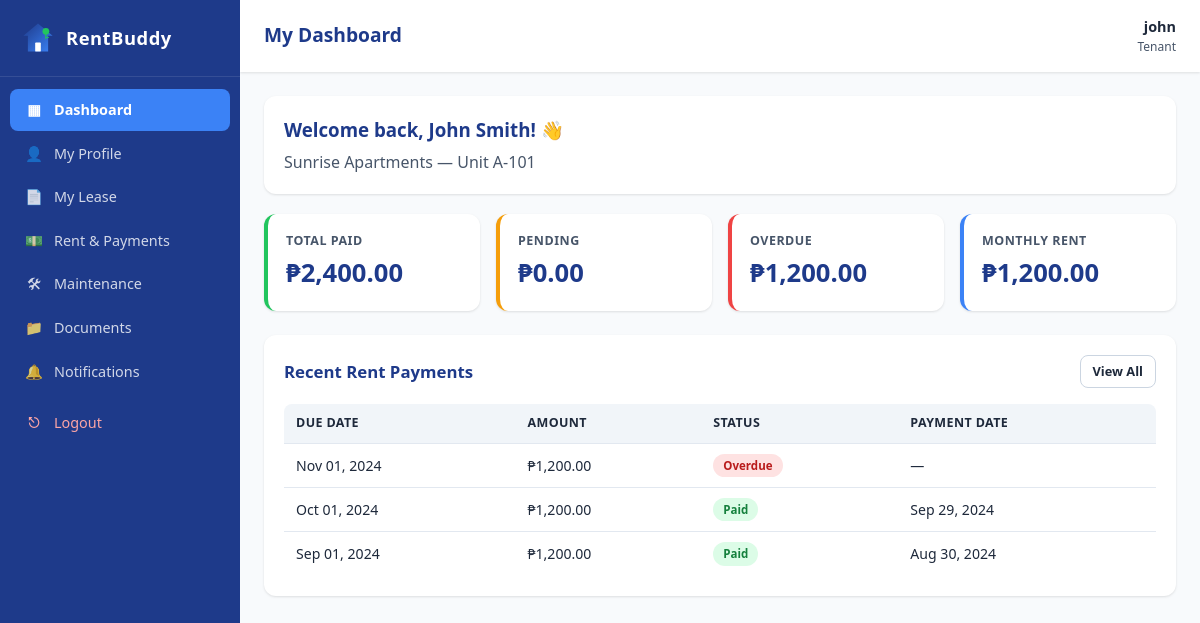
The page /tenant/dashboard.php (signed in) on the database its author committed.
### tables this page shows
CREATE TABLE `tenants` (
  `id` int(11) NOT NULL,
  `full_name` varchar(100) NOT NULL,
  `contact_number` varchar(20) DEFAULT NULL,
  `email` varchar(100) DEFAULT NULL,
  `address` varchar(255) DEFAULT NULL,
  `unit_id` int(11) DEFAULT NULL,
  `created_at` timestamp NOT NULL DEFAULT current_timestamp()
);

CREATE TABLE `properties` (
  `id` int(11) NOT NULL,
  `name` varchar(100) NOT NULL,
  `address` varchar(255) NOT NULL,
  `city` varchar(100) DEFAULT NULL,
  `description` text DEFAULT NULL,
  `created_at` timestamp NOT NULL DEFAULT current_timestamp()
);

CREATE TABLE `units` (
  `id` int(11) NOT NULL,
  `property_id` int(11) NOT NULL,
  `unit_number` varchar(20) NOT NULL,
  `bedrooms` int(11) DEFAULT 1,
  `bathrooms` int(11) DEFAULT 1,
  `monthly_rent` decimal(10,2) NOT NULL,
  `status` enum('available','occupied','maintenance') DEFAULT 'available',
  `created_at` timestamp NOT NULL DEFAULT current_timestamp()
);

CREATE TABLE `leases` (
  `id` int(11) NOT NULL,
  `tenant_id` int(11) NOT NULL,
  `unit_id` int(11) NOT NULL,
  `start_date` date NOT NULL,
  `end_date` date NOT NULL,
  `monthly_rent` decimal(10,2) NOT NULL,
  `deposit` decimal(10,2) DEFAULT 0.00,
  `status` enum('active','expiring','expired','terminated') DEFAULT 'active',
  `created_at` timestamp NOT NULL DEFAULT current_timestamp()
);

CREATE TABLE `rent_payments` (
  `id` int(11) NOT NULL,
  `tenant_id` int(11) NOT NULL,
  `lease_id` int(11) DEFAULT NULL,
  `amount` decimal(10,2) NOT NULL,
  `due_date` date NOT NULL,
  `payment_date` datetime DEFAULT NULL,
  `submitted_at` datetime DEFAULT NULL,
  `verified_by` varchar(100) DEFAULT NULL,
  `payment_method` varchar(50) DEFAULT 'demo',
  `reference_no` varchar(50) DEFAULT NULL,
  `transaction_ref` varchar(100) DEFAULT NULL,
  `status` enum('paid','unpaid','pending','overdue') DEFAULT 'unpaid',
  `notes` text DEFAULT NULL,
  `created_at` timestamp NOT NULL DEFAULT current_timestamp()
);

### tenant/dashboard.php (the view, shortened to what this page needs)
<?php
require_once __DIR__ . '/../includes/auth.php';
$uid = current_user()['tenant_id'];
$tenant = $pdo->prepare("SELECT t.*, u.unit_number, u.monthly_rent AS unit_rent, p.name AS property_name
                         FROM tenants t
                         LEFT JOIN units u ON u.id = t.unit_id
                         LEFT JOIN properties p ON p.id = u.property_id
                         WHERE t.id = ?");
$tenant->execute([$uid]);
$tenant = $tenant->fetch();
$lease = $pdo->prepare("SELECT * FROM leases WHERE tenant_id = ? ORDER BY end_date DESC LIMIT 1");
$lease->execute([$uid]);
$lease = $lease->fetch();
$payments = $pdo->prepare("SELECT * FROM rent_payments WHERE tenant_id = ? ORDER BY due_date DESC LIMIT 10");
$payments->execute([$uid]);
$payments = $payments->fetchAll();
$overdueAmt = $pdo->prepare("SELECT COALESCE(SUM(amount),0) FROM rent_payments WHERE tenant_id=? AND status='overdue'");
$overdueAmt->execute([$uid]);
$overdueAmt = $overdueAmt->fetchColumn();
$pendingAmt = $pdo->prepare("SELECT COALESCE(SUM(amount),0) FROM rent_payments WHERE tenant_id=? AND status IN ('unpaid','pending')");
$pendingAmt->execute([$uid]);
$pendingAmt = $pendingAmt->fetchColumn();
$paidAmt = $pdo->prepare("SELECT COALESCE(SUM(amount),0) FROM rent_payments WHERE tenant_id=? AND status='paid'");
$paidAmt->execute([$uid]);
$paidAmt = $paidAmt->fetchColumn();
include __DIR__ . '/../includes/header.php';
?>
<div class="card">
    <h3 style="color:var(--navy);">Welcome back, <?= e($tenant['full_name']) ?>! 👋</h3>
    <p style="color:var(--gray-600);margin-top:6px;">
        <?= e($tenant['property_name'] ?? 'No property') ?> — Unit <?= e($tenant['unit_number'] ?? '—') ?>
    </p>
</div>
<div class="stats-grid">
    <div class="stat-card green">
        <div class="stat-label">Total Paid</div>
        <div class="stat-value"><?= money($paidAmt) ?></div>
    </div>
    <div class="stat-card yellow">
        <div class="stat-label">Pending</div>
        <div class="stat-value"><?= money($pendingAmt) ?></div>
    </div>
    <div class="stat-card red">
        <div class="stat-label">Overdue</div>
        <div class="stat-value"><?= money($overdueAmt) ?></div>
    </div>
    <div class="stat-card">
        <div class="stat-label">Monthly Rent</div>
        <div class="stat-value"><?= money($lease['monthly_rent'] ?? $tenant['unit_rent'] ?? 0) ?></div>
    </div>
</div>
<div class="card">
    <div class="card-header"><h3>Recent Rent Payments</h3><a href="payments.php" class="btn btn-sm btn-outline">View All</a></div>
    <div class="table-wrap">
        <table>
            <thead><tr><th>Due Date</th><th>Amount</th><th>Status</th><th>Payment Date</th></tr></thead>
            <tbody>
            <?php foreach ($payments as $p): ?>
                <tr>
                    <td><?= date('M d, Y', strtotime($p['due_date'])) ?></td>
                    <td><?= money($p['amount']) ?></td>
                    <td><?= status_badge($p['status']) ?></td>
                    <td><?= $p['payment_date'] ? date('M d, Y', strtotime($p['payment_date'])) : '—' ?></td>
                </tr>
            <?php endforeach; ?>
            </tbody>
        </table>
    </div>
</div>
<?php include __DIR__ . '/../includes/footer.php'; ?>

### includes/functions.php (shortened to what this page needs)
<?php
function e($str) {
    return htmlspecialchars($str ?? '', ENT_QUOTES, 'UTF-8');
}
function status_badge($status) {
    $map = [
        'paid'         => 'badge-green',
        'unpaid'       => 'badge-gray',
        'pending'      => 'badge-yellow',
        'overdue'      => 'badge-red',
        'active'       => 'badge-green',
        'expiring'     => 'badge-yellow',
        'expired'      => 'badge-red',
        'terminated'   => 'badge-gray',
        'submitted'    => 'badge-blue',
        'under_review' => 'badge-yellow',
        'in_progress'  => 'badge-blue',
        'completed'    => 'badge-green',
        'cancelled'    => 'badge-gray',
        'available'    => 'badge-green',
        'occupied'     => 'badge-blue',
        'maintenance'  => 'badge-yellow',
        'low'          => 'badge-gray',
        'medium'       => 'badge-yellow',
        'high'         => 'badge-red',
        'urgent'       => 'badge-red',
        'upcoming'     => 'badge-green',
        'due'          => 'badge-yellow',
        'contract'     => 'badge-blue',
        'lease'        => 'badge-blue',
        'receipt'      => 'badge-green',
        'other'        => 'badge-gray',
        'info'         => 'badge-blue',
        'success'      => 'badge-green',
    ];
    $cls = $map[$status] ?? 'badge-gray';
    return '<span class="badge ' . $cls . '">' . e(ucwords(str_replace('_', ' ', $status))) . '</span>';
}
function money($amount) {
    return '₱' . number_format((float)$amount, 2);
}

### assets/css/style.css (style rules this page uses)
:root { --navy: #1e3a8a; --navy-dark: #172554; --blue: #3b82f6; --blue-light: #dbeafe; --green: #22c55e; --green-light: #dcfce7; --red: #ef4444; --red-light: #fee2e2; --yellow: #f59e0b; --yellow-light: #fef3c7; --gray-50: #f8fafc; --gray-100: #f1f5f9; --gray-200: #e2e8f0; --gray-300: #cbd5e1; --gray-600: #475569; --gray-800: #1e293b; --white: #ffffff; --radius: 12px; --radius-sm: 8px; --shadow: 0 1px 3px rgba(0,0,0,.08), 0 1px 2px rgba(0,0,0,.04); --shadow-lg: 0 10px 25px rgba(30,58,138,.12); --font: 'Segoe UI', system-ui, -apple-system, Roboto, sans-serif; }
* { box-sizing: border-box; margin: 0; padding: 0; }
html, body { height: 100%; }
body { font-family: var(--font); background: var(--gray-50); color: var(--gray-800); line-height: 1.5; -webkit-font-smoothing: antialiased; }
a { color: var(--blue); text-decoration: none; }
.btn { display: inline-flex; align-items: center; justify-content: center; gap: 6px; padding: 10px 18px; border: none; border-radius: var(--radius-sm); font-size: .9rem; font-weight: 600; cursor: pointer; transition: all .2s; font-family: inherit; text-decoration: none; }
.btn-outline { background: transparent; border: 1px solid var(--gray-300); color: var(--gray-800); }
.btn-sm { padding: 6px 12px; font-size: .8rem; }
.card { background: var(--white); border-radius: var(--radius); box-shadow: var(--shadow); padding: 20px; margin-bottom: 20px; }
.card-header { display: flex; align-items: center; justify-content: space-between; margin-bottom: 16px; flex-wrap: wrap; gap: 10px; }
.card-header h3 { font-size: 1.05rem; color: var(--navy); }
.stats-grid { display: grid; grid-template-columns: repeat(auto-fit, minmax(180px, 1fr)); gap: 16px; margin-bottom: 24px; }
.stat-card { background: var(--white); border-radius: var(--radius); padding: 18px; box-shadow: var(--shadow); border-left: 4px solid var(--blue); transition: transform .2s; }
.stat-card.green { border-left-color: var(--green); }
.stat-card.red { border-left-color: var(--red); }
.stat-card.yellow { border-left-color: var(--yellow); }
.stat-label { font-size: .78rem; color: var(--gray-600); text-transform: uppercase; letter-spacing: .5px; font-weight: 600; }
.stat-value { font-size: 1.6rem; font-weight: 700; color: var(--navy); margin-top: 4px; }
.table-wrap { overflow-x: auto; border-radius: var(--radius-sm); }
table { width: 100%; border-collapse: collapse; font-size: .88rem; }
th, td { padding: 10px 12px; text-align: left; border-bottom: 1px solid var(--gray-200); }
th { background: var(--gray-100); font-weight: 600; color: var(--gray-800); font-size: .78rem; text-transform: uppercase; letter-spacing: .4px; white-space: nowrap; }
tbody tr:last-child td { border-bottom: none; }
.badge { display: inline-block; padding: 3px 10px; border-radius: 999px; font-size: .72rem; font-weight: 600; white-space: nowrap; }
.badge-green { background: var(--green-light); color: #15803d; }
.badge-red { background: var(--red-light); color: #b91c1c; }

### rows shown on the page
tenants: full_name "John Smith", properties.name "Sunrise Apartments", unit.unit_number "A-101"
leases: monthly_rent "₱1,200.00"
rent_payments: due_date "Nov 01, 2024", amount "₱1,200.00", status "Overdue"
rent_payments: due_date "Oct 01, 2024", amount "₱1,200.00", status "Paid", payment_date "Sep 29, 2024"
rent_payments: due_date "Sep 01, 2024", amount "₱1,200.00", status "Paid", payment_date "Aug 30, 2024"

### other values the page prints
$page_title "My Dashboard"
$user['username'] "john"
$user['role'] "Tenant"
money($paidAmt) "₱2,400.00"
money($pendingAmt) "₱0.00"
money($overdueAmt) "₱1,200.00"
